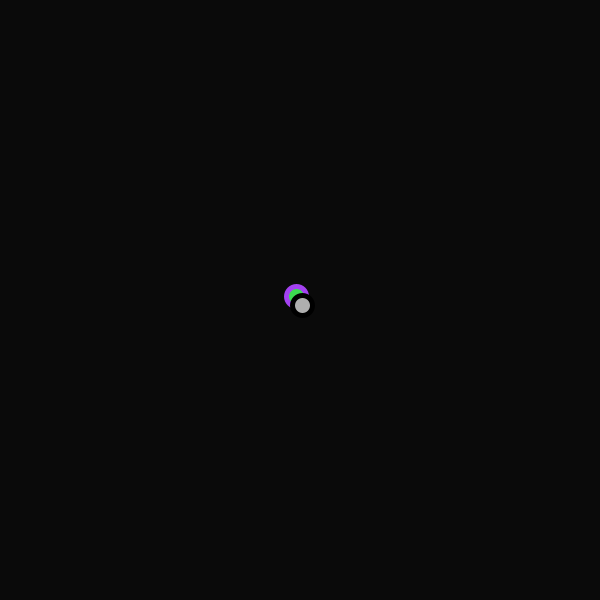
Frame 1 (no input)
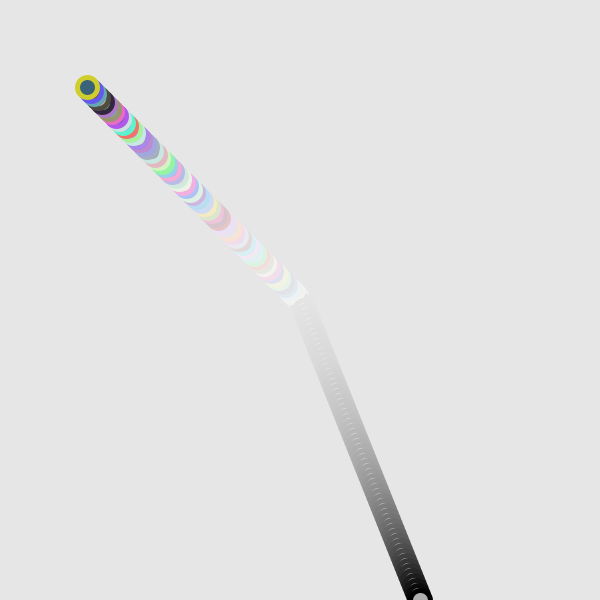
Frame 60 (the mouse pressed at the canvas centre just before this capture)
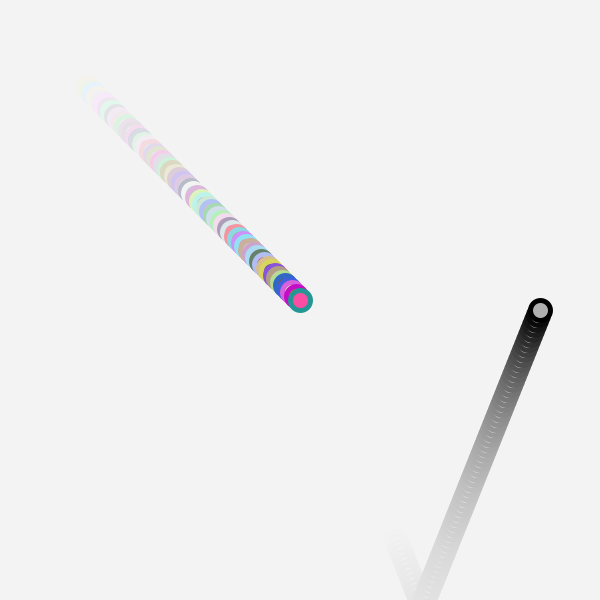
Frame 120 (the mouse held since frame 60 and released just before this capture)

The Processing sketch that drew these frames (run headless with seeded random() and noise(); from frame 60 on, the mouse is pressed at the canvas centre):

// Processing sketch: vector1_and_2
// ── vector1_and_2.pde


PVector center;
PVector direction;
PVector speed;
PVector location;
PVector velocity;

void setup()
{
  size (600, 600);
  smooth();
  background (0, 0, 0);
  center = new PVector (300, 300);
  direction = new PVector (0, 0);
  speed = new PVector (5, 5);
  location = new PVector (300, 300);
  velocity = new PVector (2, 5);
}

void draw ()
{
  noStroke();
  fill (255, 10);
  rect (0, 0, width, height);
  strokeWeight (5);
  stroke (random(0, 255), (random(0, 255)), (random(0, 255)));
  followMouse ();
  bouncingBall ();
}

void followMouse ()
{
  direction.x = mouseX - center.x;
  direction.y = mouseY - center.y;
  direction.normalize ();
  
  center.x = center.x + direction.x * speed.x;
  center.y = center.y + direction.y * speed.y;
  
  fill (random(0, 255), (random(0, 255)), (random(0, 255)));
  ellipse (center.x, center.y, 20, 20);
}

void bouncingBall ()
{
  location.add(velocity);
  
  if ((location.x > height) || (location.x < 0))
  {
    velocity.x = velocity.x * -1;
  }
  
  if ((location.y > height) || (location.y < 0))
  {
    velocity.y = velocity.y * -1;
  }
  
  stroke (0, 0, 0);
  fill (175);
  ellipse (location.x, location.y, 20, 20);
}
